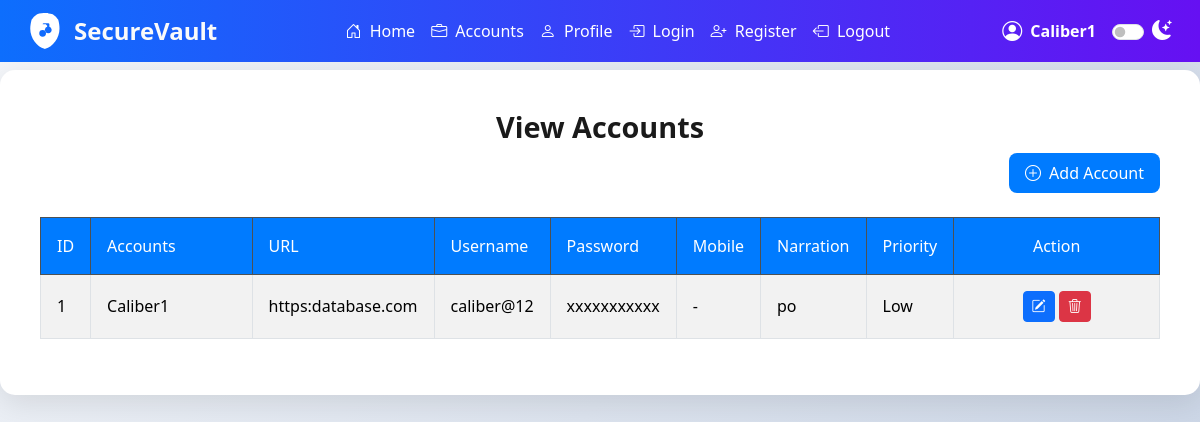
/view_accounts1 (signed in), run on the app's committed database.
### app.py (models this page shows, shortened)
class Account(db.Model):
    id = db.Column(db.Integer, primary_key=True)
    account_name = db.Column(db.String(100), nullable=False)
    account_url = db.Column(db.String(200), nullable=False)
    account_type = db.Column(db.String(50), nullable=False)
    username = db.Column(db.String(100), nullable=False)
    password = db.Column(db.String(256), nullable=False)  # Stores encrypted password
    mobile_number = db.Column(db.String(20), nullable=True)
    narration = db.Column(db.Text, nullable=True)
    priority = db.Column(db.String(20), nullable=False)
    tblregister_id = db.Column(db.Integer, nullable=False)

### app.py (the view)
@app.route('/view_accounts1', methods=['GET', 'POST'])
def view_accounts1():
    if 'id' not in session:
        flash('Please Login first', 'errror')
        return redirect(url_for('login'))
    log_name = session['account_name']
    user_id = session['id']
    print(session['account_name'])
    print(session['id'])
    accounts = Account.query.filter_by(tblregister_id=user_id).all()  # Get all account records
    print(accounts)
    for a in accounts:
        print(a.account_name)
    return render_template('view_accounts1.html', accounts=accounts, log_name=log_name)

### templates/view_accounts1.html (shortened to what this page needs)
<!DOCTYPE html>
<html lang="en" data-bs-theme="light">
<head>
  <link href="https://cdn.jsdelivr.net/npm/bootstrap@5.3.3/dist/css/bootstrap.min.css" rel="stylesheet">
  <link href="https://cdn.jsdelivr.net/npm/bootstrap-icons@1.11.3/font/bootstrap-icons.css" rel="stylesheet">
</head>
<body>
  <nav class="navbar navbar-expand-lg navbar-dark px-3 fixed-top"
    style="background: linear-gradient(90deg, #0d6efd, #6610f2);">
    <div class="container-fluid">
      <a class="navbar-brand d-flex align-items-center text-white" href="/" style="gap: 10px;">
        <span class="fw-bold fs-4">SecureVault</span>
      </a>
      <div class="collapse navbar-collapse" id="navbarNav">
        <ul class="navbar-nav mx-auto">
  <li class="nav-item"><a class="nav-link text-white" href="/"><i class="bi bi-house-door me-1"></i> Home</a></li>
  <li class="nav-item"><a class="nav-link text-white" href="/view_accounts1"><i class="bi bi-briefcase me-1"></i> Accounts</a></li>
  <li class="nav-item"><a class="nav-link text-white" href="/profile"><i class="bi bi-person me-1"></i> Profile</a></li>
  <li class="nav-item"><a class="nav-link text-white" href="/login"><i class="bi bi-box-arrow-in-right me-1"></i> Login</a></li>
  <li class="nav-item"><a class="nav-link text-white" href="/register"><i class="bi bi-person-plus me-1"></i> Register</a></li>
  <li class="nav-item"><a class="nav-link text-white" href="/logout"><i class="bi bi-box-arrow-left me-1"></i> Logout</a></li>
</ul>
{% if log_name %}
  <div class="d-flex align-items-center text-white me-3">
    <i class="bi bi-person-circle fs-5 me-2"></i>
    <span class="fw-semibold">{{ log_name }}</span>
  </div>
{% endif %}
        <div class="form-check form-switch d-flex align-items-center">
          <input class="form-check-input" type="checkbox" id="themeToggle">
          <label class="form-check-label ms-2 text-white mb-0" for="themeToggle" title="Toggle Theme">
            <i class="bi bi-moon-stars-fill fs-5"></i>
          </label>
        </div>
      </div>
    </div>
  </nav>
  <div class="table-container">
    <h2 class="table-title">View Accounts</h2>
    <div class="action-container">
      <a href="/account" class="btn btn-add btn-primary">
        <i class="bi bi-plus-circle me-2"></i>Add Account
      </a>
    </div>
    <div class="table-responsive">
      {% if accounts %}
      <table class="table table-striped table-bordered">
        <thead class="table-dark">
          <tr>
            <th>ID</th>
            <th style="width: 20%;">Accounts</th>
            <th>URL</th>
            <th>Username</th>
            <th>Password</th>
            <th>Mobile</th>
            <th>Narration</th>
            <th>Priority</th>
            <th class="text-center" >Action</th>
          </tr>
        </thead>
        <tbody>
          {% for account in accounts %}
          <tr>
            <td>{{ account.id }}</td>
            <td>{{ account.account_name }}</td>
            <td>{{ account.account_url }}</td>
            <td>{{ account.username }}</td>
            <td>xxxxxxxxxxx </td>
            <td>{{ account.mobile_number or '-' }}</td>
            <td>{{ account.narration or '-' }}</td>
            <td>{{ account.priority }}</td>
            <td class="text-center" style="width: 30%;">
              <a href="{{ url_for('edit_account', account_id=account.id) }}" class="btn btn-sm btn-primary mb-0">
                <i class="bi bi-pencil-square"></i>
              </a>
              <form method="POST" action="{{ url_for('delete_account', account_id=account.id) }}"
                style="display:inline;">
                <button type="submit" class="btn btn-sm btn-danger" onclick="return confirm('Are you sure?')">
                  <i class="bi bi-trash3"></i>
                </button>
              </form>
            </td>
          </tr>
          {% endfor %}
        </tbody>
      </table>
      {% else %}
      <p class="text-center text-muted">No accounts found.</p>
      {% endif %}
    </div>
  </div>
</body>
</html>

### templates/view_accounts1.html (style rules this page uses)
body { background: linear-gradient(135deg, #f5f7fa 0%, #c3cfe2 100%); min-height: 100vh; font-family: 'Segoe UI', Tahoma, Geneva, Verdana, sans-serif; padding-top: 70px; }
.navbar-brand { font-weight: bold; color: #fafafa !important; }
.table-container { background: #ffffff; border-radius: 15px; box-shadow: 0 8px 30px rgba(0, 0, 0, 0.1); padding: 2.5rem; max-width: 1200px; width: 100%; margin: auto; }
.table-title { font-size: 1.8rem; font-weight: 600; color: #1a1a1a; text-align: center; margin-bottom: 0.5rem; }
.action-container { display: flex; justify-content: flex-end; margin-bottom: 1.5rem; }
.btn-add { background: #007bff; border: none; border-radius: 8px; padding: 0.5rem 1rem; font-weight: 500; transition: background 0.3s ease; }
.table th { background: #007bff; color: #fff; font-weight: 500; padding: 1rem; }
.table td { vertical-align: middle; padding: 1rem; }

### data on the page
Account: account_name "Caliber1", id "1", account_url "https:database.com", username "caliber@12", mobile_number "-", narration "po", priority "Low"
